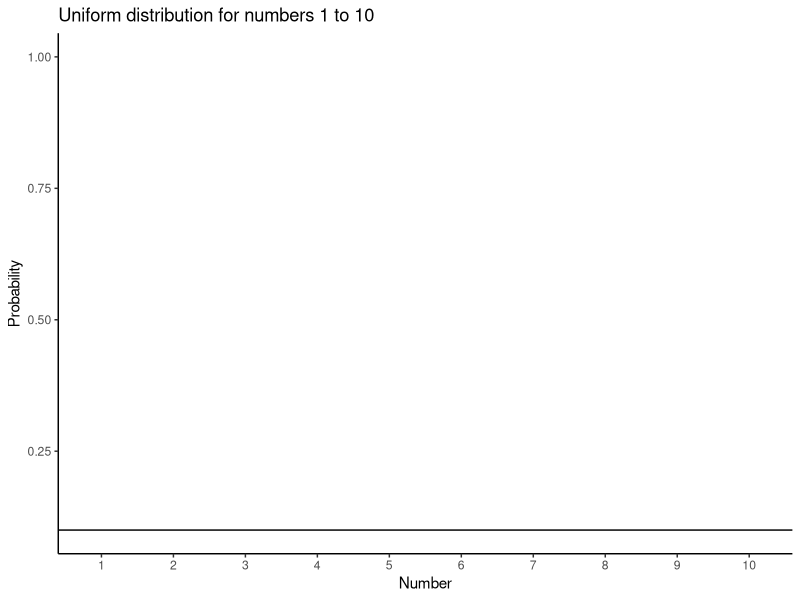
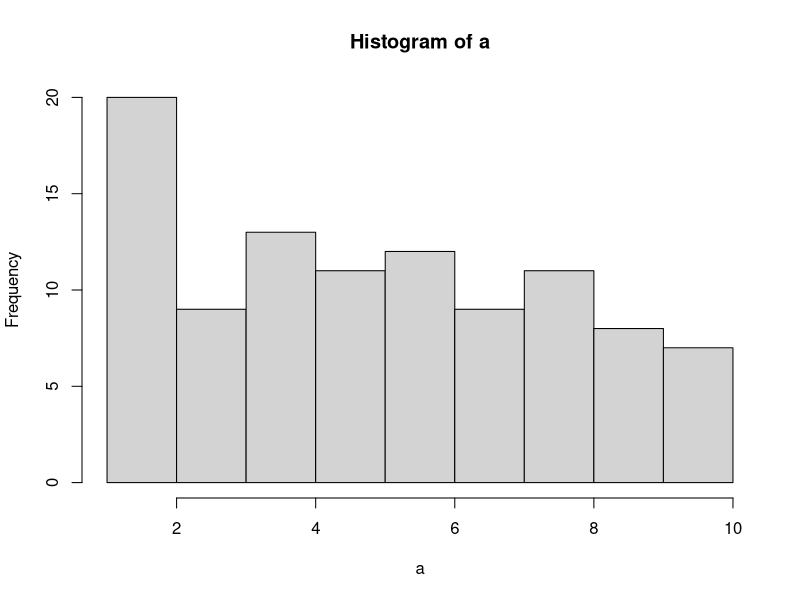
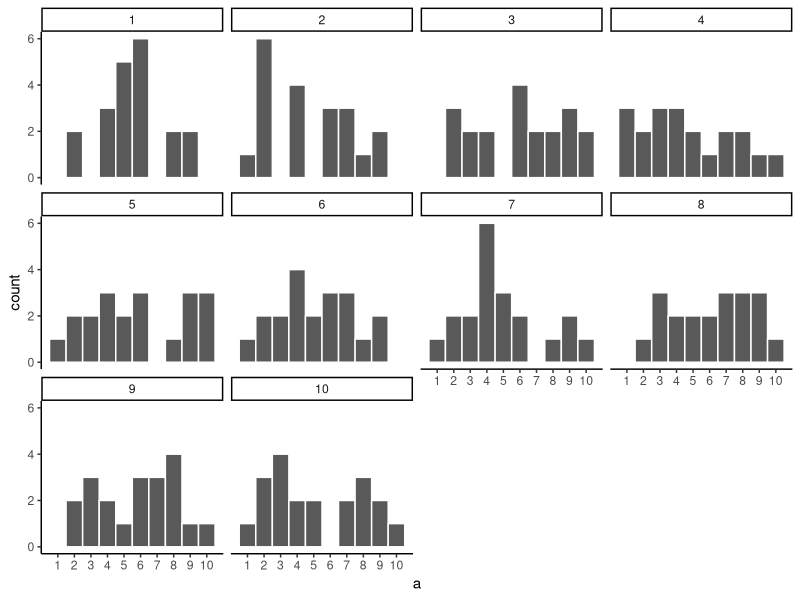
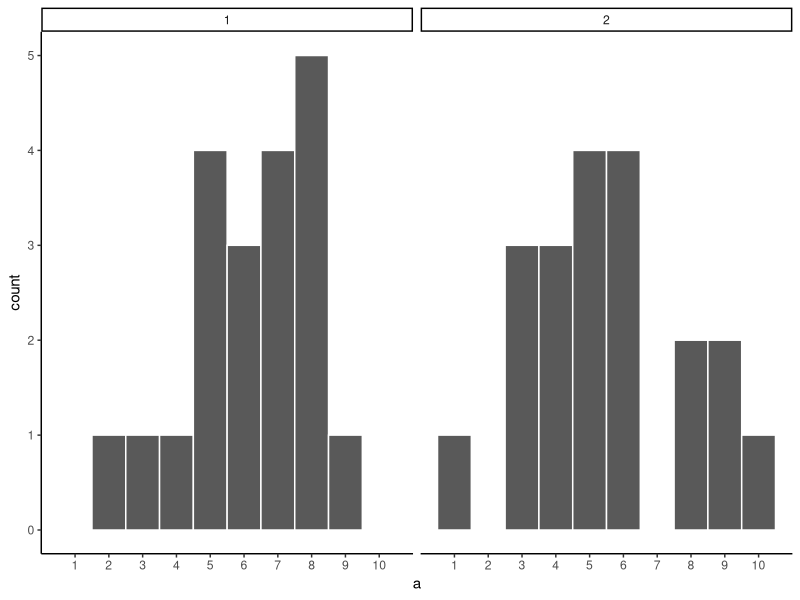
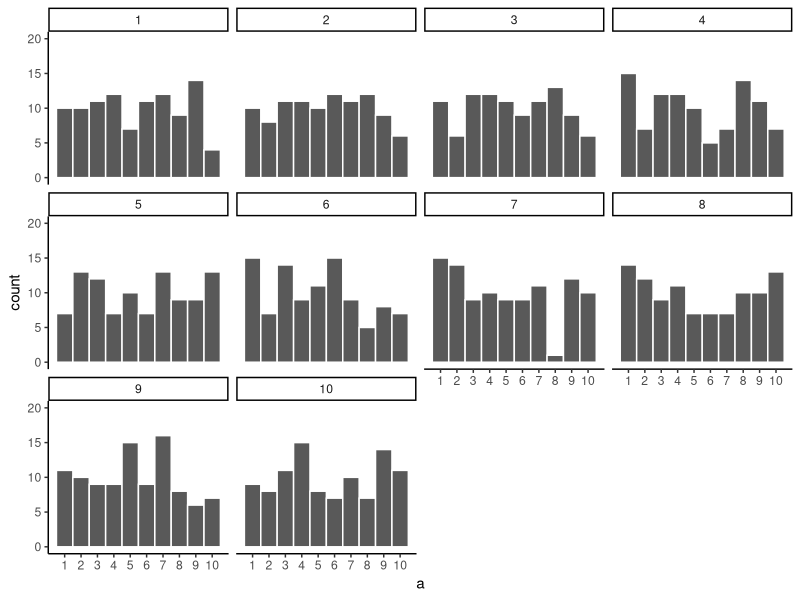
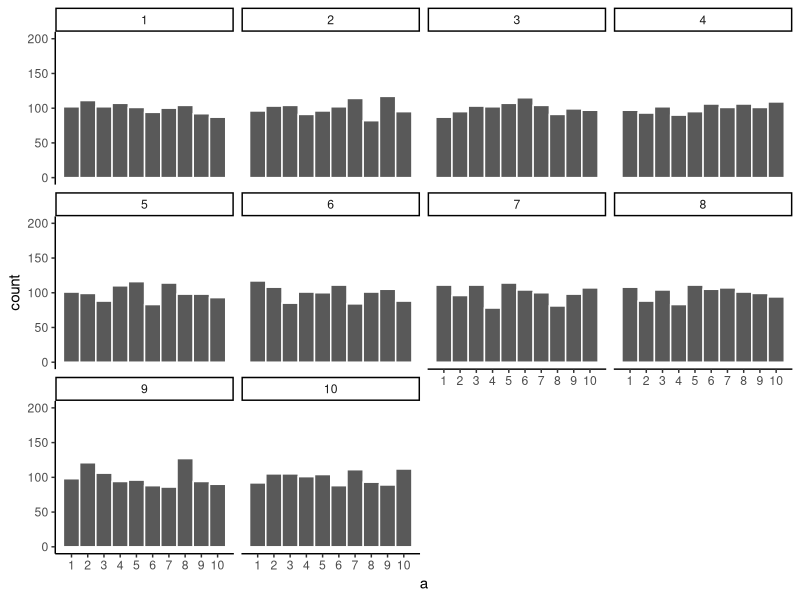
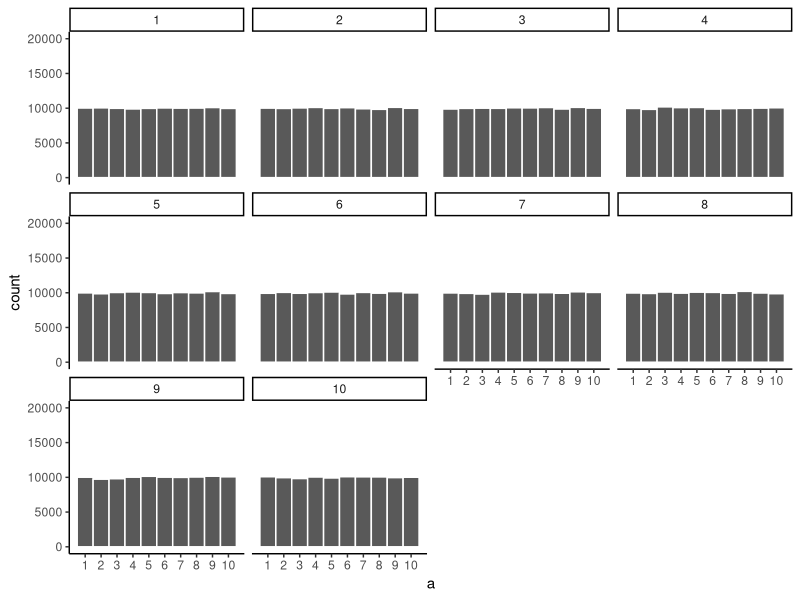
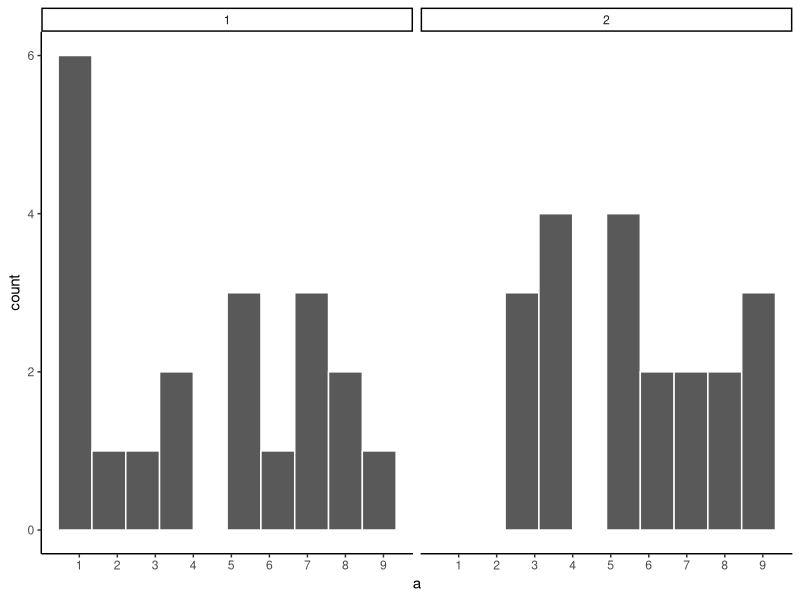

These charts were generated, in order, by the following R code: (Note: this script raises an error after producing the figures.)
## ---- chunk 1
library(ggplot2)

df<-data.frame(a=1:10,b=seq(.1,1,.1))
df$a<-as.factor(df$a)

ggplot(df,aes(x=a,y=b))+
  geom_point(color="white")+
  geom_hline(yintercept=.1)+
  theme_classic()+
  ylab("Probability")+
  xlab("Number")+
  ggtitle("Uniform distribution for numbers 1 to 10")


## ---- chunk 2
a<-matrix(round(runif(100,1,10)),ncol=10)
knitr::kable(a)
## ---- chunk 3
hist(a)
## ---- chunk 4
a<-round(runif(20*10,1,10))
df<-data.frame(a,sample=rep(1:10,each=20))

ggplot(df,aes(x=a))+
  geom_histogram(bins=10, color="white")+
  facet_wrap(~sample)+
  theme_classic()+
  scale_x_continuous(breaks=seq(1,10,1))

## ---- chunk 5
library(gganimate)
ggplot(df,aes(x=a))+
  geom_histogram(bins=10, color="white")+
  theme_classic()+
  scale_x_continuous(breaks=seq(1,10,1))+
  geom_hline(yintercept=2)+
  ggtitle("Small N=20 samples from a uniform distribution")+
  transition_states(
    sample,
    transition_length = 2,
    state_length = 1
  )+enter_fade() + 
  exit_shrink() +
  ease_aes('sine-in-out')
  
## ---- chunk 6
a<-round(runif(20*2,1,10))
df<-data.frame(a,sample=rep(1:2,each=20))

ggplot(df,aes(x=a))+
  geom_histogram(bins=10, color="white")+
  facet_wrap(~sample)+
  theme_classic()+
  scale_x_continuous(breaks=seq(1,10,1))

## ---- chunk 7
a<-sample(1:10,100*10,replace=T)
df<-data.frame(a,sample=rep(1:10,each=100))

ggplot(df,aes(x=a))+
  geom_histogram(bins=10, color="white")+
  facet_wrap(~sample)+
  theme_classic()+
  ylim(0,20)+
  scale_x_continuous(breaks=seq(1,10,1))

## ---- chunk 8
a<-sample(1:10,1000*10,replace=T)
df<-data.frame(a,sample=rep(1:10,each=1000))

ggplot(df,aes(x=a))+
 geom_histogram(bins=10, color="white")+
  facet_wrap(~sample)+
  theme_classic()+
  ylim(0,200)+
  scale_x_continuous(breaks=seq(1,10,1))

## ---- chunk 9
a<-sample(1:10,100000*10,replace=T)
df<-data.frame(a,sample=rep(1:10,each=100000))

ggplot(df,aes(x=a))+
  geom_histogram(bins=10, color="white")+
  facet_wrap(~sample)+
  theme_classic()+
  ylim(0,20000)+
  scale_x_continuous(breaks=seq(1,10,1))

## ---- chunk 10
a<-c(sample(1:10,20,replace=T),round(rnorm(20,5,2.5)))
df<-data.frame(a,sample=rep(1:2,each=20))

ggplot(df,aes(x=a))+
  geom_histogram(bins=10, color="white")+
  facet_wrap(~sample)+
  theme_classic()+
  scale_x_continuous(breaks=seq(1,10,1))

## ---- chunk 11
a<-c(sample(1:10,1000,replace=T),round(rnorm(1000,5,1.25)))
df<-data.frame(a,sample=rep(1:2,each=1000))

ggplot(df,aes(x=a))+
  geom_histogram(bins=10, color="white")+
  facet_wrap(~sample)+
  theme_classic()+
  scale_x_continuous(breaks=seq(0,10,1))

## ---- chunk 12
hand<-rep(c("left","right"),each=10)
gumball<-rbinom(20,1,.5)
df<-data.frame(hand,gumball)

knitr::kable(df)
## ---- chunk 13
sum_df<-aggregate(gumball~hand,df,sum)
ggplot(sum_df,aes(x=hand,y=gumball))+
  geom_bar(stat="identity")+
  theme_classic()
  
## ---- chunk 14
hand<-rep(rep(c("left","right"),each=10),10)
experiment<-rep(1:10,each=20)
gumball<-rbinom(20*10,1,.5)
df<-data.frame(experiment,hand,gumball)
sum_df<-aggregate(gumball~experiment*hand,df,sum)
ggplot(sum_df,aes(x=hand,y=gumball))+
  geom_bar(stat="identity")+
  theme_classic()+
  facet_wrap(~experiment)

## ---- chunk 15
differences<-sum_df[sum_df$hand =="left",]$gumball-
  sum_df[sum_df$hand =="right",]$gumball

dif_df<-data.frame(experiment=c(1:10),differences)
dif_df$experiment<-as.factor(dif_df$experiment)

ggplot(dif_df,aes(y=differences,x=experiment))+
  geom_bar(stat="identity")+
  theme_classic()+
  ylab("differences")
## ---- chunk 16
hand<-rep(rep(c("left","right"),each=10),100)
experiment<-rep(1:100,each=20)
gumball<-rbinom(20*100,1,.5)
df<-data.frame(experiment,hand,gumball)
sum_df<-aggregate(gumball~experiment*hand,df,sum)

differences<-sum_df[sum_df$hand =="left",]$gumball-
  sum_df[sum_df$hand =="right",]$gumball

dif_df<-data.frame(experiment=c(1:100),differences)
dif_df$experiment<-as.factor(dif_df$experiment)

ggplot(dif_df,aes(y=differences,x=experiment))+
  geom_bar(stat="identity")+
  theme_classic()+
  ylab("differences")
## ---- chunk 17
hand<-rep(rep(c("left","right"),each=10),10000)
experiment<-rep(1:10000,each=20)
gumball<-rbinom(20*10000,1,.5)
df<-data.frame(experiment,hand,gumball)
sum_df<-aggregate(gumball~experiment*hand,df,sum)

differences<-sum_df[sum_df$hand =="left",]$gumball-
  sum_df[sum_df$hand =="right",]$gumball

hist(differences,breaks=seq(-10,10,1))
## ---- chunk 18
library(dplyr)
gum<-round(runif(20,70,100))
no_gum<-round(runif(20,40,90))

gum_df<-data.frame(student=seq(1:20),gum,no_gum)

gum_df <- gum_df %>%
  rbind(c("Sums",colSums(gum_df[,2:3]))) %>%
  rbind(c("Means",colMeans(gum_df[,2:3])))
knitr::kable(gum_df)

## ---- chunk 19
gum_df_small<-gum_df[1:5,]
gum_df_small$gum<-as.numeric(gum_df_small$gum)
gum_df_small$no_gum<-as.numeric(gum_df_small$no_gum)

gum_df_small <- gum_df_small %>%
  rbind(c("Sums",colSums(gum_df_small[,2:3]))) %>%
  rbind(c("Means",colMeans(gum_df_small[,2:3])))
knitr::kable(gum_df_small)

## ---- chunk 20
all_scores       <- c(gum[1:5],no_gum[1:5])
randomize_scores <- sample(all_scores)
new_gum          <- randomize_scores[1:5]
new_no_gum       <- randomize_scores[6:10]
print(new_gum)
print(new_no_gum)
## ---- chunk 21
gum_df_small<-gum_df[1:5,]
gum_df_small$gum<-as.numeric(gum_df_small$gum)
gum_df_small$no_gum<-as.numeric(gum_df_small$no_gum)

all_scores       <- c(gum[1:5],no_gum[1:5])
randomize_scores <- sample(all_scores)
gum2          <- randomize_scores[1:5]
no_gum2       <- randomize_scores[6:10]

gum_df_small <-cbind(gum_df_small,gum2,no_gum2)

all_scores       <- c(gum[1:5],no_gum[1:5])
randomize_scores <- sample(all_scores)
gum3          <- randomize_scores[1:5]
no_gum3       <- randomize_scores[6:10]

gum_df_small <-cbind(gum_df_small,gum3,no_gum3)

gum_df_small <- gum_df_small %>%
  rbind(c("Sums",colSums(gum_df_small[,2:7]))) %>%
  rbind(c("Means",colMeans(gum_df_small[,2:7])))
knitr::kable(gum_df_small)

## ---- chunk 22
study<-round(runif(10,80,100))
no_study<-round(runif(10,40,90))

study_df<-data.frame(student=seq(1:10),study,no_study)
mean_original<-data.frame(IV=c("studied","didnt_study"),
                          means=c(mean(study),mean(no_study)))
t_df<-data.frame(sims=rep(1,20),
                 IV=rep(c("studied","didnt_study"),each=10),
                 values=c(study,no_study),
                 rand_order=rep(c(0,1),each=10))

raw_df<-t_df
for(i in 2:10){
  #all<-sample(c(study,no_study))
  #mean_study[i]<-mean(all[1:20])
  #mean_no_study[i]<-mean(all[21:40])
  #t_df<-data.frame(sims=rep(i,20),
  #                 IV=rep(c("studied","didnt_study"),each=10),
  #                 values=c(all[1:20],all[21:40]))
  new_index<-sample(1:20)
  t_df$values<-t_df$values[new_index]
  t_df$rand_order<-t_df$rand_order[new_index]
  t_df$sims<-rep(i,20)
  raw_df<-rbind(raw_df,t_df)
}

raw_df$rand_order<-as.factor(raw_df$rand_order)
rand_df<-aggregate(values~sims*IV,raw_df,mean)
names(rand_df)<-c("sims","IV","means")

#rand_df <- data.frame(sims=rep(1:10,2),means=c(mean_study,mean_no_study),
                    #  IV=rep(c("studied","didnt_study"),each=10))

a<-ggplot(raw_df,aes(x=IV,y=values,color=rand_order,size=3))+
  geom_point(stat="identity",alpha=.5)+
  geom_point(data=mean_original,aes(x=IV,y=means),stat="identity",shape=21,size=6,color="black",fill="mediumorchid2")+
  geom_point(data=rand_df,aes(x=IV,y=means),stat="identity",shape=21,size=6,color="black",fill="gold")+
  theme_classic(base_size = 15)+
  coord_cartesian(ylim=c(40, 100))+
  theme(legend.position="none") +
  ggtitle("Randomization test: Original Means (purple), 
          \n Randomized means (yellow)
          \n Original scores (red,greenish)")+
  transition_states(
    sims,
    transition_length = 1,
    state_length = 2
  )+enter_fade() + 
  exit_shrink() +
  ease_aes('sine-in-out')

animate(a,nframes=100,fps=5)

## ---- chunk 23

mean_differences<-length(10000)
for(i in 1:10000){
  all<-sample(c(gum,no_gum))
  mean_differences[i]<-mean(all[1:20])-mean(all[21:40])
}

rand_df <- data.frame(sims=1:10000,mean_differences)

ggplot(rand_df,aes(x=mean_differences))+
  geom_histogram(color="white")+
  theme_classic()+
  geom_vline(color="blue",xintercept=(mean(gum)-mean(no_gum)))


## ---- chunk 24

ggplot(rand_df,aes(x=mean_differences))+
  geom_histogram(color="white")+
  theme_classic()+
  geom_vline(color="blue",xintercept=10)+
  geom_vline(color="red",xintercept=5)


## ---- chunk 25
knitr::include_graphics('figures02/discRandDotPlot/discRandDotPlot.pdf')
## ---- chunk 26
knitr::include_graphics('figures02/OpportunityCost/OpportunityCostDiffsDotPlot.pdf')
## ---- chunk 27
knitr::include_graphics('figures02/OpportunityCost/OpportunityCostDiffsRightTail.pdf')
